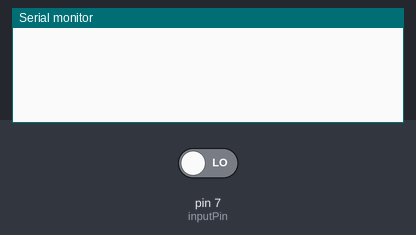
A sketch run on a simulated Arduino Uno, built with avr-gcc and run on an emulated ATmega328P. Shown: the last lines printed to the serial monitor. Inputs (shaded band) come from the test bench; at power-on: pin 7 (inputPin) LOW.

Above: at 1.2 s.
1.3 s: pin 7 (inputPin) driven HIGH
At 2.5 s:
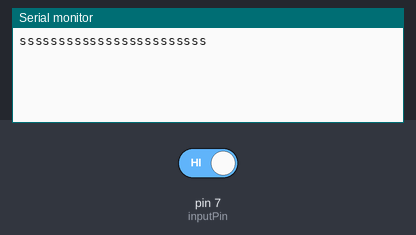
2.8 s: pin 7 (inputPin) driven LOW
At 3.9 s:
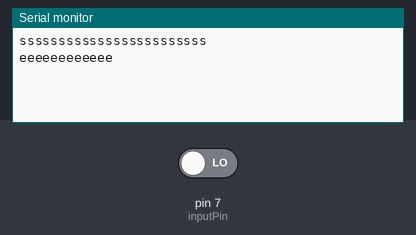

Measured:
- after the input at 1.3 s, the serial monitor: prints a new line at once (image 1)
- after the input at 2.8 s, the serial monitor: prints a new line at once (image 2)

The sketch:

speakblue.ino
```cpp
int inputPin = 7;
int pirState = LOW;
int val = 0;

void setup()
{
    pinMode(inputPin, INPUT);
    Serial.begin(115200);
}

void loop()
{
    val = digitalRead(inputPin);
    if (val == HIGH)
    {
        if (pirState == LOW)
        {
            Serial.println("ssssssssssssssssssssssss");
            pirState = HIGH;
        }
    }
    else
    {
        if (pirState == HIGH)
        {
            Serial.println("eeeeeeeeeeee");
            pirState = LOW;
        }
    }
    delay(50);
}
```
